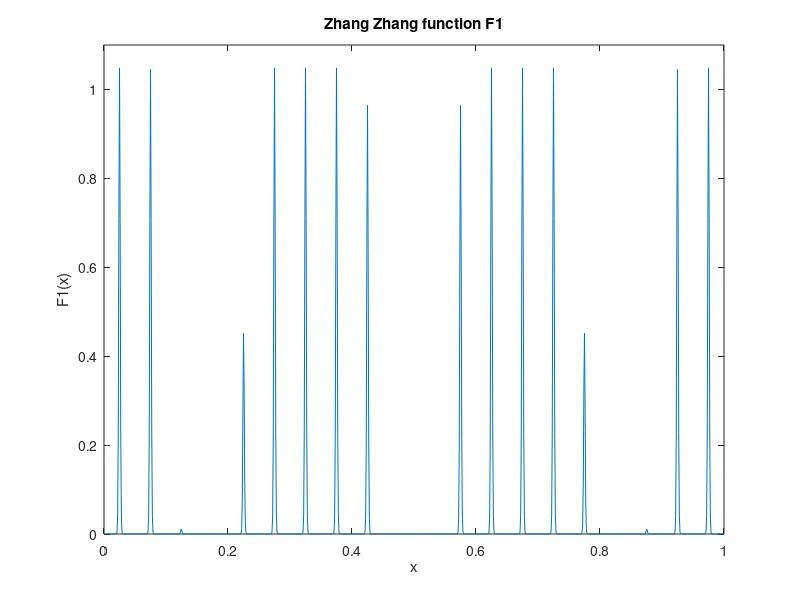

Write the MATLAB code that produced this figure.
clear all;
[x_dec_trans,y_dec_trans] = meshgrid(-5.12:0.04:5.12);
for i=1:size(x_dec_trans,1)
    for j=1:size(y_dec_trans,1)

%% Michalewicz function        
%Z(i,j)=sin(x_dec_trans(i,j))*(sin((x_dec_trans(i,j)^2)/pi))^20 + sin(y_dec_trans(i,j))*(sin((2/pi)*y_dec_trans(i,j)^2))^20;
%% Easom function
%Z(i,j)=(cos(x_dec_trans(i,j)).*cos(y_dec_trans(i,j)))*exp(-((x_dec_trans(i,j)-3)^2+(y_dec_trans(i,j)-3)^2));
%% Griewangk Function
% Z(i,j)=(x_dec_trans(i,j)^2+y_dec_trans(i,j)^2)/4000 - cos(x_dec_trans(i,j))*cos(y_dec_trans(i,j)/sqrt(2))+1;
%% Rastrigin Function
 Z(i,j)=100 - (x_dec_trans(i,j)^2) -(y_dec_trans(i,j)^2) +10*cos(2*pi*x_dec_trans(i,j)) + 10*cos(2*pi*y_dec_trans(i,j));
    end
end
surfc(x_dec_trans, y_dec_trans,Z)
colormap jet
title('\fontsize{14}Rastrigin function F2');
xlabel('x1')
ylabel('x2')
zlabel('F2(x1,x2)')
%% Zhang Zhang functions
clear all
x_dec=0:0.001:1;
for i=1:size(x_dec,2)
Z(i) =abs((1-x_dec(i))*(x_dec(i)^2)*sin(200*pi*x_dec(i)));
Z(i)=((1 - 2*(sin(3*pi*x_dec(i)))^20 + (sin(20*pi*x_dec(i)))^20)^20)/10^6; % Without dividing with 10^6;
end
plot(x_dec,Z)
axis([0 1 0 1.1]);
title('Zhang Zhang function F1');
xlabel('x')
ylabel('F1(x)')